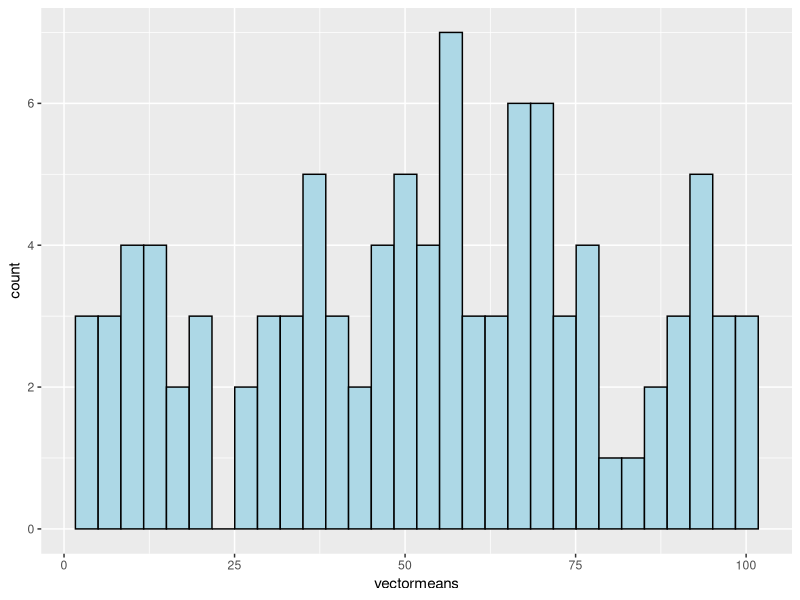
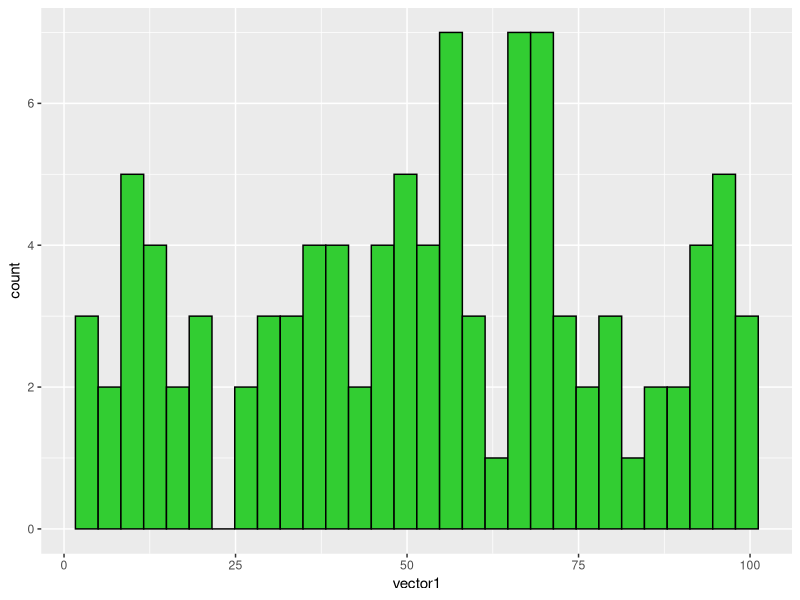
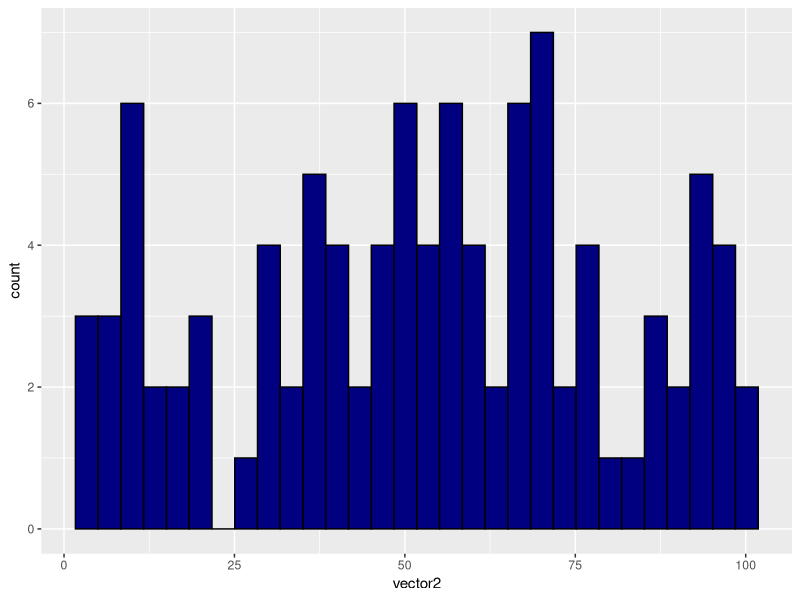
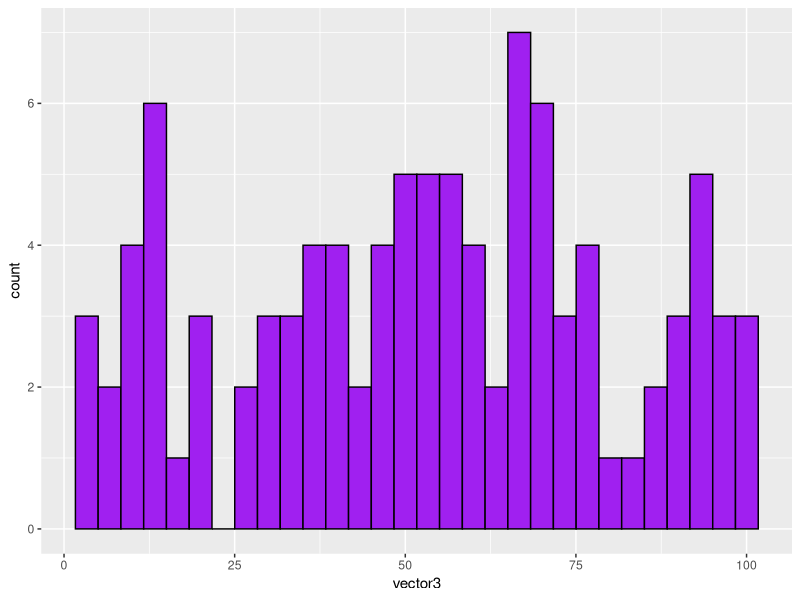
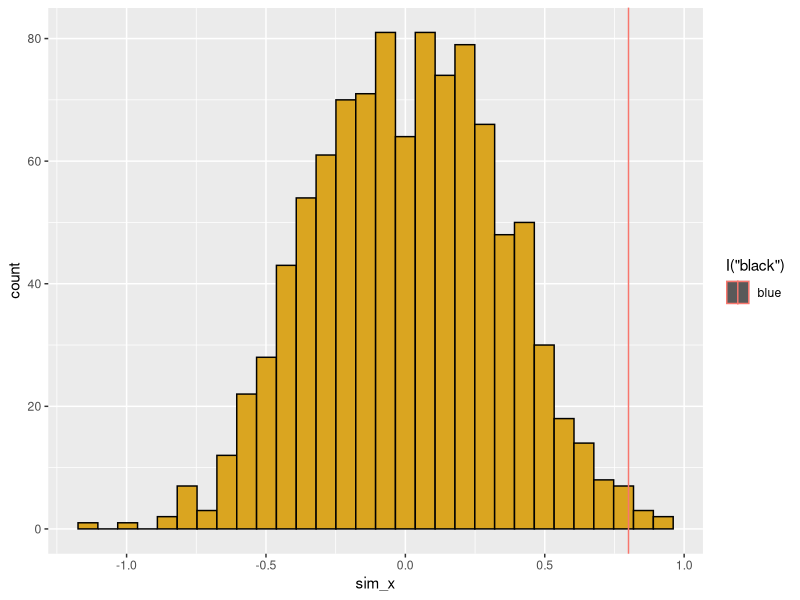

Reproduce these figures in R, in order.
## ---- chunk 1
knitr::opts_chunk$set(echo = TRUE)
library(ggplot2)
## ---- chunk 2
##################################################
# FUNCTION: count_zeroes()
# Determines the number of zeroes in a numeric vector
# input: x = name of numeric vector in question
# output: counter = number of zeroes in vector
#------------------------------------------------- 
# Global variables
counter <- 0
sim.vec <- c(0,0,1,2,3,4)
#------------------------------------------------- 
# Function
count_zeroes <- function(x=sim.vec) {
  for(i in 1:length(sim.vec)) {
   if(x[i] == 0) {
        counter <- counter+1
   } # end of if
   else {
        next
   } # end of else
  } #end of for loop
  print(counter)
} # end of function

#-------------------------------------------------
# Example
samplevec <- c(0,0,0,1,2,3,4,5,6)
count_zeroes(x=samplevec)
## ---- chunk 3
howmany_zeroes <- length(subset(samplevec, samplevec==0))
print(howmany_zeroes)
## ---- chunk 4
##################################################
# FUNCTION: multip_table()
# Multiples column number by row number in each cell
# input: nrow = number of rows
#        ncol = number of columns
# output: matrix of these dimensions, each cell product of input values
#------------------------------------------------- 
# Function body
multip_table <- function(nrow=10,ncol=10) {
                  seq.int(nrow) %o% 
                  seq.int(ncol)
}
#------------------------------------------------- 
# Example
multip_table(nrow=8,ncol=8)
## ---- chunk 5
# respoonse variables
mean1 <- 5
mean2 <- 10
mean3 <- 15
# Label groups of data
group1 <-mean(rnorm(n=10,mean=mean1))
group2 <-mean(rnorm(n=10,mean=mean2))
group3 <-mean(rnorm(n=10,mean=mean3))

#Create data frame
groupnames <- c("Group1","Group2","Group3")
response_variables <- c(group1,group2,group3)

sim_dataset <- cbind(groupnames,response_variables)
print(sim_dataset)
## ---- chunk 6
##################################################
# FUNCTION: shuffle_matrix()
# Shuffles the inital mean values and prints the resulting matrix
# input: mean1 = the mean of the first value
#        mean2 = the mean of the second value
#        mean3 = the mean of the third value
# output: the corresponding matrix and vector of the means selected
#------------------------------------------------- 
# Function body

shuffle_matrix <- function(mean1=5,mean2=10,mean3=15) {
                  myvec <- c(mean1,mean2,mean3)
                  group1 <-mean(rnorm(n=10,mean=mean1))
                  group2 <-mean(rnorm(n=10,mean=mean2))
                  group3 <-mean(rnorm(n=10,mean=mean3))
                  
                  response_variables <- c(group1,group2,group3)
                  
                  sim_dataset <- cbind(groupnames,response_variables)
                  print(sim_dataset)
                  print(myvec)
}
#------------------------------------------------- 
# Example
shuffle_matrix(mean1=10,mean2=20,mean3=30)
## ---- chunk 7
vectormeans <- NA
vector1 <- NA
vector2 <- NA
vector3 <- NA

matrixloop <- for(i in 1:100) {
              mean1=runif(n=1, min=1, max=100)
                  group1 <-mean(rnorm(n=10,mean=mean1))
                  group2 <-mean(rnorm(n=10,mean=mean1))
                  group3 <-mean(rnorm(n=10,mean=mean1))
              
                  vectormeans <- append(vectormeans,mean1)
                  vector1 <- append(vector1,values=group1)
                  vector2 <- append(vector2,values=group2)
                  vector3 <- append(vector3,values=group3)
}
matrixloop <- cbind(vectormeans,vector1,vector2,vector3)

head(matrixloop)
## ---- chunk 8
HistogramMeans<- ggplot() + aes(vectormeans) + geom_histogram(aes=0.2, colour="black", fill="lightblue")

Histogram1<- ggplot() + aes(vector1) + geom_histogram(aes=0.2, colour="black", fill="limegreen")

Histogram2<- ggplot() + aes(vector2) + geom_histogram(aes=0.2, colour="black", fill="navyblue")

Histogram3<- ggplot() + aes(vector3) + geom_histogram(aes=0.2, colour="black", fill="purple")

print(HistogramMeans)
print(Histogram1)
print(Histogram2)
print(Histogram3)
## ---- chunk 9
# The following function has been retrieved from Nicholas Gotelli's Bio381 Randomization Tests Lecture. 

# FUNCTION read_data
# description: read in (or generate) data set for analysis
# inputs: file name (or nothing, as in this demo)
# outputs: 3 column data frame of observe data (ID, x, y)
##########################################
read_data <- function(z=NULL) {
          if(is.null(z)) {
                x_obs <- 1:20
                y_obs <- x_obs + 10*rnorm(20)
                df <- data.frame(ID=seq_along(x_obs),
                                 x_obs,
                                 y_obs)}
  
          return(df)
} # end of read_data
# -------------------------------
# -------------------------------
# FUNCTION get_metric
# description: calculate metric for randomization test
# inputs: 2-column data frame for regression
# outputs: regression slope
##########################################
get_metric <- function(z=NULL) {
        if(is.null(z)){
          x_obs <- 1:20
          y_obs <- x_obs +10*rnorm(20)
          z <- data.frame(ID=seq_along(x_obs),
                          x_obs,
                          y_obs)}
        . <- lm(z[,3]~z[,2])
        . <- summary(.)
        . <- .$coefficients[2,1]
        slope <- .
        
        return(slope)
        
}
# -------------------------------
# -------------------------------
# FUNCTION shuffle_data
# description: randomize data foor regression analysis
# inputs: 3 column data frame (ID, xvar, yvar)
# outputs: 3 column data frame (ID, xvar, yvar)
##########################################
shuffle_data <- function(z=NULL) {
                if(is.null(z)){
                    x_obs <- 1:20
                    y_obs <- x_obs + 10*rnorm(20)
                    z <- data.frame(ID=seq_along(x_obs),
                                    x_obs,
                                    y_obs)}
                z[,3] <- sample(z[,3])

return(z)
}
# -------------------------------
# -------------------------------
# FUNCTION get_pval
# description: calculate p value from simulation
# inputs: list of observed metric and vector of simulated metrics
# outputs: lower and upper tail probability value
##########################################
get_pval <- function(z=NULL) {
          if(is.null(z)){
              z <- list(rnorm(1),rnorm(1000)) }
          p_lower <- mean(z[[2]]<=z[[1]])
          p_upper <- mean(z[[2]]>=z[[1]])

          return(c(pL=p_lower,pU=p_upper))
          }
#---------------------------------------
# -------------------------------
# FUNCTION plot_ran_test
# description: create a ggplot of histogram of simulated values
# inputs: list of observed metric and vector of simulated metrics
# outputs: saved ggplot graph
##########################################
plot_ran_test <- function(z=NULL) {
            if(is.null(z)) {
                  z <- list(rnorm(1),rnorm(1000)) }
            df <- data.frame(ID=seq_along(z[[2]]), sim_x=z[[2]])
            p1 <- ggplot(data=df, mapping=aes(x=sim_x))
            p1 + geom_histogram(mapping=aes(fill=I("goldenrod"),
                                            color=I("black"))) +
              geom_vline(aes(xintercept=z[[1]],col="blue"))
    
            }
#--------------------------------
#############################################
## ---- chunk 10
## Apply Randomization Functions
sim_length <- 1000
sim_vector <- rep(NA,sim_length)
df <- read_data() # retrieve simulated data
x_obs <- get_metric(df) #get slope of observed data

for (i in seq_len(sim_length)) {
  sim_vector[i] <- get_metric(shuffle_data(df))
}

slopes <- list(x_obs,sim_vector)
get_pval(slopes)
plot_ran_test(slopes)

